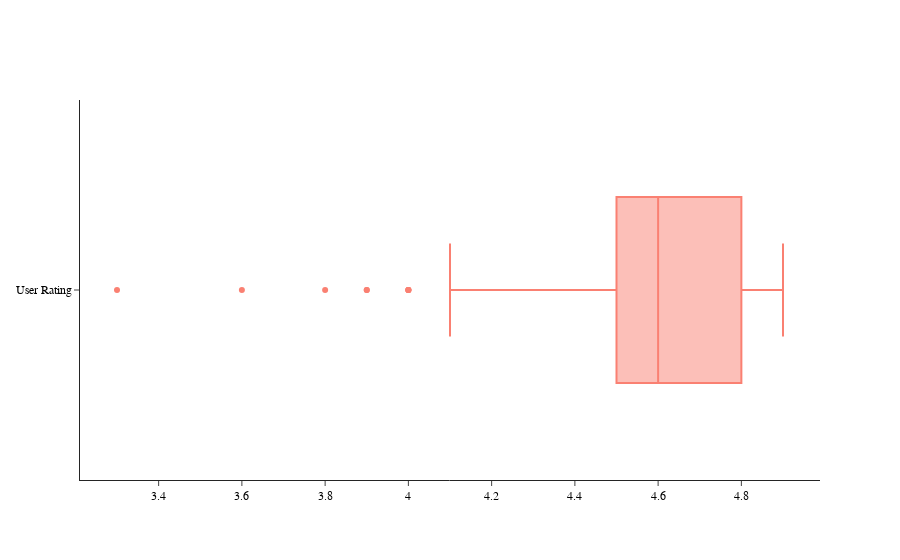
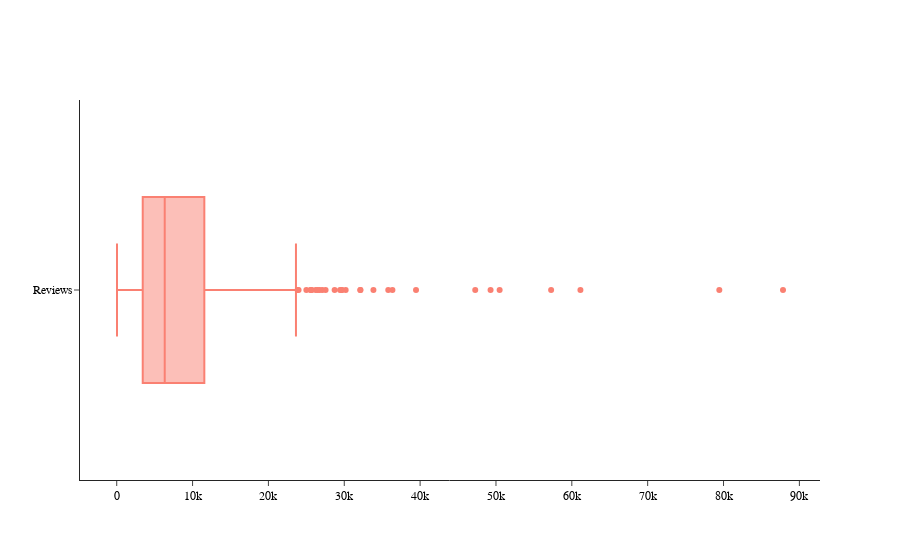
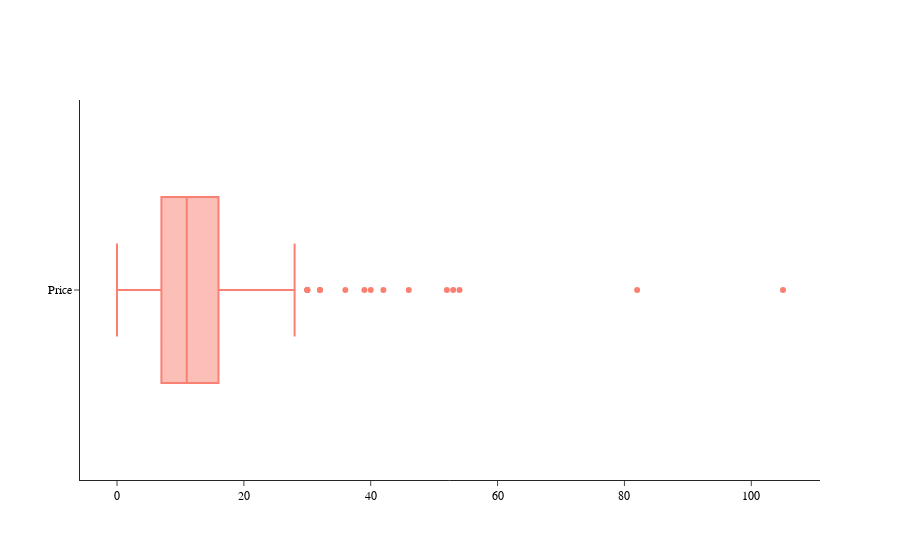

The notebook cell saved with these charts, in order:
### Code cell
# Let's set the visualization parameters
fig_4 = make_subplots(rows=1, cols=1, specs=[[{'type': 'xy'}]])

# Setting Box parameters
fig_4.add_trace(go.Box(x=bestsellers['User Rating'], 
                       name='User Rating'))

# Setting the parameters of the Box when displaying
fig_4.update_traces(marker_color='Salmon')

# Setting the parameters of the Box when displaying
fig_4.update_layout(showlegend=False, 
                    template='simple_white', 
                    font=dict(family='Arial', 
                              size=12, 
                              color='black'))

# Displaying the Box
fig_4.show()

# Let's set the visualization parameters
fig_5 = make_subplots(rows=1, cols=1, specs=[[{'type': 'xy'}]])

# Setting Box parameters
fig_5.add_trace(go.Box(x=bestsellers['Reviews'], 
                       name='Reviews'))

# Setting the parameters of the Box when displaying
fig_5.update_traces(marker_color='Salmon')

# Setting the parameters of the Box when displaying
fig_5.update_layout(showlegend=False, 
                    template='simple_white', 
                    font=dict(family='Arial', 
                              size=12, 
                              color='black'))

# Displaying the Box
fig_5.show()

# Let's set the visualization parameters
fig_6 = make_subplots(rows=1, cols=1, specs=[[{'type': 'xy'}]])

# Setting Box parameters
fig_6.add_trace(go.Box(x=bestsellers['Price'], 
                       name='Price'))

# Setting the parameters of the Box when displaying
fig_6.update_traces(marker_color='Salmon')

# Setting the parameters of the Box when displaying
fig_6.update_layout(showlegend=False, 
                    template='simple_white', 
                    font=dict(family='Arial', 
                              size=12, 
                              color='black'))

# Displaying the Box
fig_6.show()

### Figure 1 — Plotly figure (JSON) as saved in the notebook; plotly's stock layout.template omitted (floating-point values rounded to 4 significant figures; data arrays with more than 128 entries replaced by an {"elided": "..."} marker saying what was removed)
{"data": [{"marker": {"color": "Salmon"}, "name": "User Rating", "type": "box", "x": {"elided": "350 float values"}}], "layout": {"font": {"color": "black", "family": "Arial", "size": 12}, "showlegend": false, "xaxis": {"anchor": "y", "domain": [0, 1], "type": "linear", "range": [3.211, 4.989], "autorange": true}, "yaxis": {"anchor": "x", "domain": [0, 1], "type": "category", "range": [-0.5, 0.5], "autorange": true}, "autosize": true}}

### Figure 2 — Plotly figure (JSON) as saved in the notebook; plotly's stock layout.template omitted (floating-point values rounded to 4 significant figures; data arrays with more than 128 entries replaced by an {"elided": "..."} marker saying what was removed)
{"data": [{"marker": {"color": "Salmon"}, "name": "Reviews", "type": "box", "x": {"elided": "350 int values"}}], "layout": {"font": {"color": "black", "family": "Arial", "size": 12}, "showlegend": false, "xaxis": {"anchor": "y", "domain": [0, 1], "type": "linear", "range": [-4841, 92719], "autorange": true}, "yaxis": {"anchor": "x", "domain": [0, 1], "type": "category", "range": [-0.5, 0.5], "autorange": true}, "autosize": true}}

### Figure 3 — Plotly figure (JSON) as saved in the notebook; plotly's stock layout.template omitted (floating-point values rounded to 4 significant figures; data arrays with more than 128 entries replaced by an {"elided": "..."} marker saying what was removed)
{"data": [{"marker": {"color": "Salmon"}, "name": "Price", "type": "box", "x": {"elided": "350 int values"}}], "layout": {"font": {"color": "black", "family": "Arial", "size": 12}, "showlegend": false, "xaxis": {"anchor": "y", "domain": [0, 1], "type": "linear", "range": [-5.833, 110.8], "autorange": true}, "yaxis": {"anchor": "x", "domain": [0, 1], "type": "category", "range": [-0.5, 0.5], "autorange": true}, "autosize": true}}
